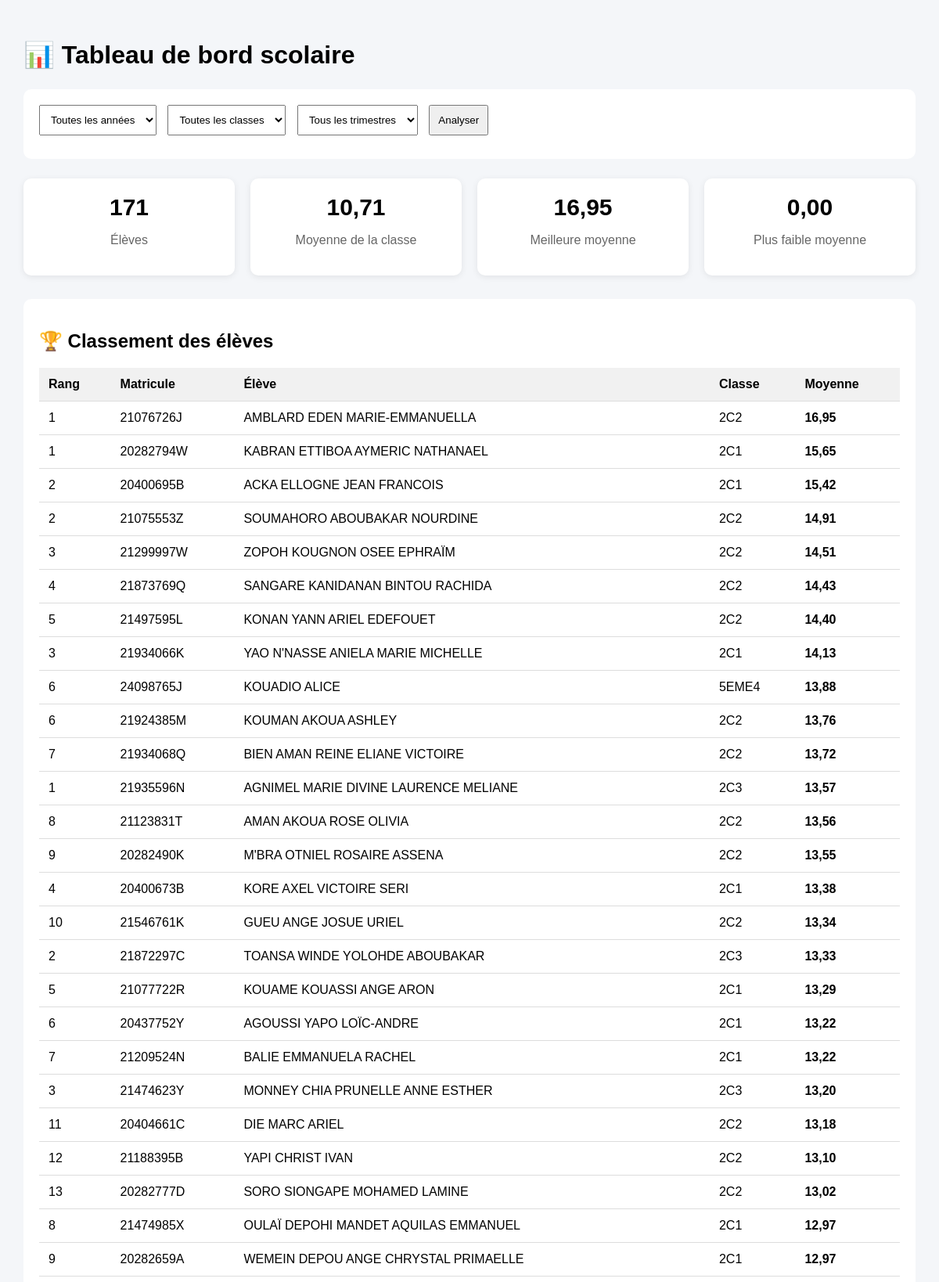
/dashboard/ (upper part), run on the app's committed database.
### analyse/models.py (models this page shows, shortened)
class Resultat(models.Model):
    TRIMESTRE_CHOICES = [
        ("T1", "Trimestre 1"),
        ("T2", "Trimestre 2"),
        ("T3", "Trimestre 3"),
    ]
    eleve = models.ForeignKey(
        Eleve,
        on_delete=models.CASCADE,
        related_name="resultats"
    )
    annee_scolaire = models.ForeignKey(
        AnneeScolaire,
        on_delete=models.CASCADE,
        related_name="resultats"
    )
    classe = models.ForeignKey(
        Classe,
        on_delete=models.CASCADE,
        related_name="resultats"
    )
    trimestre = models.CharField(
        max_length=2,
        choices=TRIMESTRE_CHOICES
    )
    composition_francaise = models.DecimalField(
        max_digits=5,
        decimal_places=2,
        null=True,
        blank=True
    )
    orthographe_grammaire = models.DecimalField(
        max_digits=5,
        decimal_places=2,
        null=True,
        blank=True
    )
    expression_orale = models.DecimalField(
        max_digits=5,
        decimal_places=2,
        null=True,
        blank=True
    )
    hist_geo = models.DecimalField(
        max_digits=5,
        decimal_places=2,
        null=True,
        blank=True
    )
    espagnol = models.DecimalField(
        max_digits=5,
        decimal_places=2,
        null=True,
        blank=True
    )
    allemand = models.DecimalField(
        max_digits=5,
        decimal_places=2,
        null=True,
        blank=True
    )
    anglais = models.DecimalField(
        max_digits=5,
        decimal_places=2,
        null=True,
        blank=True
    )
    francais = models.DecimalField(
        max_digits=5,
        decimal_places=2,
        null=True,
        blank=True
    )
    conduite = models.DecimalField(
        max_digits=5,
        decimal_places=2,
        null=True,
        blank=True
    )
    edhc = models.DecimalField(
        max_digits=5,
        decimal_places=2,
        null=True,
        blank=True
    )
    eps = models.DecimalField(
        max_digits=5,
        decimal_places=2,
        null=True,
        blank=True
    )
    svt = models.DecimalField(
        max_digits=5,
        decimal_places=2,
        null=True,
        blank=True
    )
    physiques_chimie = models.DecimalField(
        max_digits=5,
        decimal_places=2,
        null=True,
        blank=True
    )
    mathematiques = models.DecimalField(
        max_digits=5,
        decimal_places=2,
        null=True,
        blank=True
    )
    philosophie = models.DecimalField(
        max_digits=5,
        decimal_places=2,
        null=True,
        blank=True
    )
    moyenne_trimestrielle = models.DecimalField(
        max_digits=5,
        decimal_places=2,
        null=True,
        blank=True
    )
    rang = models.PositiveIntegerField(
        null=True,
        blank=True
    )
    class Meta:
        constraints = [
            models.UniqueConstraint(
                fields=[
                    "eleve",
                    "annee_scolaire",
                    "trimestre"
                ],
                name="resultat_unique_par_trimestre"
            )
        ]

class Eleve(models.Model):
    GENRE_CHOICES = [
        ("M", "Masculin"),
        ("F", "Féminin"),
    ]
    matricule = models.CharField(
        max_length=50,
        unique=True
    )
    nom = models.CharField(max_length=100)
    prenoms = models.CharField(max_length=150)
    genre = models.CharField(
        max_length=1,
        choices=GENRE_CHOICES,
        blank=True
    )
    date_naissance = models.DateField(
        null=True,
        blank=True
    )
    nationalite = models.CharField(
        max_length=100,
        blank=True
    )
    redoublant = models.BooleanField(
        default=False
    )
    statut = models.CharField(
        max_length=100,
        blank=True
    )

class Classe(models.Model):
    nom = models.CharField(max_length=100)
    niveau = models.CharField(max_length=100, blank=True)

### analyse/views.py (the view)
def dashboard(request):
    annee_id = request.GET.get("annee")
    classe_id = request.GET.get("classe")
    trimestre = request.GET.get("trimestre")
    annees = AnneeScolaire.objects.all().order_by("-nom")
    classes = Classe.objects.all().order_by("nom")
    resultats = Resultat.objects.select_related(
        "eleve",
        "annee_scolaire",
        "classe"
    )
    if annee_id:
        resultats = resultats.filter(
            annee_scolaire_id=annee_id
        )
    if classe_id:
        resultats = resultats.filter(
            classe_id=classe_id
        )
    if trimestre:
        resultats = resultats.filter(
            trimestre=trimestre
        )
    statistiques = resultats.aggregate(
        nombre_eleves=Count("id"),
        moyenne_classe=Avg("moyenne_trimestrielle"),
        meilleure_moyenne=Max("moyenne_trimestrielle"),
        plus_faible_moyenne=Min("moyenne_trimestrielle"),
    )
    classement = resultats.order_by(
        "-moyenne_trimestrielle"
    )
    context = {
        "annees": annees,
        "classes": classes,
        "resultats": resultats,
        "classement": classement,
        "statistiques": statistiques,
        "annee_selectionnee": annee_id,
        "classe_selectionnee": classe_id,
        "trimestre_selectionne": trimestre,
    }
    return render(
        request,
        "analyse/dashboard.html",
        context
    )

### analyse/templates/analyse/dashboard.html (shortened to what this page needs)
<!DOCTYPE html>
<html lang="fr">
<head>
</head>
<body>
<h1>📊 Tableau de bord scolaire</h1>
<div class="filtres">
    <form method="GET">
        <select name="annee">
            <option value="">
                Toutes les années
            </option>
        </select>
        <select name="classe">
            <option value="">
                Toutes les classes
            </option>
        </select>
        <select name="trimestre">
            <option value="">
                Tous les trimestres
            </option>
        </select>
        <button type="submit">
            Analyser
        </button>
    </form>
</div>
<div class="cards">
    <div class="card">
        <h2>
            {{ statistiques.nombre_eleves|default:0 }}
        </h2>
        <p>
            Élèves
        </p>
    </div>
    <div class="card">
        <h2>
            {{ statistiques.moyenne_classe|floatformat:2|default:"0.00" }}
        </h2>
        <p>
            Moyenne de la classe
        </p>
    </div>
    <div class="card">
        <h2>
            {{ statistiques.meilleure_moyenne|floatformat:2|default:"0.00" }}
        </h2>
        <p>
            Meilleure moyenne
        </p>
    </div>
    <div class="card">
        <h2>
            {{ statistiques.plus_faible_moyenne|floatformat:2|default:"0.00" }}
        </h2>
        <p>
            Plus faible moyenne
        </p>
    </div>
</div>
<div class="table-container">
    <h2>
        🏆 Classement des élèves
    </h2>
    <table>
        <thead>
            <tr>
                <th>
                    Rang
                </th>
                <th>
                    Matricule
                </th>
                <th>
                    Élève
                </th>
                <th>
                    Classe
                </th>
                <th>
                    Moyenne
                </th>
            </tr>
        </thead>
        <tbody>
            {% for resultat in classement %}
                <tr>
                    <td>
                        {{ resultat.rang|default:"-" }}
                    </td>
                    <td>
                        {{ resultat.eleve.matricule }}
                    </td>
                    <td>
                        {{ resultat.eleve.nom }}
                        {{ resultat.eleve.prenoms }}
                    </td>
                    <td>
                        {{ resultat.classe.nom }}
                    </td>
                    <td>
                        <strong>
                            {{ resultat.moyenne_trimestrielle }}
                        </strong>
                    </td>
                </tr>
            {% empty %}
                <tr>
                    <td colspan="5">
                        Aucun résultat trouvé.
                    </td>
                </tr>
            {% endfor %}
        </tbody>
    </table>
</div>
</body>
</html>

### analyse/templates/analyse/dashboard.html (style rules this page uses)
body { font-family: Arial, sans-serif; background: #f4f6f9; margin: 0; padding: 30px; }
h1 { margin-bottom: 25px; }
.filtres { background: white; padding: 20px; border-radius: 10px; margin-bottom: 25px; }
.filtres select, .filtres button { padding: 10px; margin-right: 10px; margin-bottom: 10px; }
.cards { display: grid; grid-template-columns: repeat(4, 1fr); gap: 20px; margin-bottom: 30px; }
.card { background: white; padding: 20px; border-radius: 10px; text-align: center; box-shadow: 0 2px 8px rgba(0,0,0,0.08); }
.card h2 { margin: 0; font-size: 30px; }
.card p { color: #666; }
.table-container { background: white; padding: 20px; border-radius: 10px; }
table { width: 100%; border-collapse: collapse; }
th, td { padding: 12px; border-bottom: 1px solid #ddd; text-align: left; }
th { background: #f1f1f1; }

### data on the page
Resultat: rang "1", eleve.matricule "21076726J", eleve.nom "AMBLARD", eleve.prenoms "EDEN MARIE-EMMANUELLA", classe.nom "2C2", moyenne_trimestrielle "16,95"
Resultat: rang "1", eleve.matricule "20282794W", eleve.nom "KABRAN", eleve.prenoms "ETTIBOA AYMERIC NATHANAEL", classe.nom "2C1", moyenne_trimestrielle "15,65"
Resultat: rang "2", eleve.matricule "20400695B", eleve.nom "ACKA", eleve.prenoms "ELLOGNE JEAN FRANCOIS", classe.nom "2C1", moyenne_trimestrielle "15,42"
Resultat: rang "2", eleve.matricule "21075553Z", eleve.nom "SOUMAHORO", eleve.prenoms "ABOUBAKAR NOURDINE", classe.nom "2C2", moyenne_trimestrielle "14,91"
Resultat: rang "3", eleve.matricule "21299997W", eleve.nom "ZOPOH", eleve.prenoms "KOUGNON OSEE EPHRAÏM", classe.nom "2C2", moyenne_trimestrielle "14,51"
Resultat: rang "4", eleve.matricule "21873769Q", eleve.nom "SANGARE", eleve.prenoms "KANIDANAN BINTOU RACHIDA", classe.nom "2C2", moyenne_trimestrielle "14,43"
Resultat: rang "5", eleve.matricule "21497595L", eleve.nom "KONAN", eleve.prenoms "YANN ARIEL EDEFOUET", classe.nom "2C2", moyenne_trimestrielle "14,40"
Resultat: rang "3", eleve.matricule "21934066K", eleve.nom "YAO", eleve.prenoms "N'NASSE ANIELA MARIE MICHELLE", classe.nom "2C1", moyenne_trimestrielle "14,13"
Resultat: rang "6", eleve.matricule "24098765J", eleve.nom "KOUADIO", eleve.prenoms "ALICE", classe.nom "5EME4", moyenne_trimestrielle "13,88"
Resultat: rang "6", eleve.matricule "21924385M", eleve.nom "KOUMAN", eleve.prenoms "AKOUA ASHLEY", classe.nom "2C2", moyenne_trimestrielle "13,76"
Resultat: rang "7", eleve.matricule "21934068Q", eleve.nom "BIEN", eleve.prenoms "AMAN REINE ELIANE VICTOIRE", classe.nom "2C2", moyenne_trimestrielle "13,72"
Resultat: rang "1", eleve.matricule "21935596N", eleve.nom "AGNIMEL", eleve.prenoms "MARIE DIVINE LAURENCE MELIANE", classe.nom "2C3", moyenne_trimestrielle "13,57"
Resultat: rang "8", eleve.matricule "21123831T", eleve.nom "AMAN", eleve.prenoms "AKOUA ROSE OLIVIA", classe.nom "2C2", moyenne_trimestrielle "13,56"
Resultat: rang "9", eleve.matricule "20282490K", eleve.nom "M'BRA", eleve.prenoms "OTNIEL ROSAIRE ASSENA", classe.nom "2C2", moyenne_trimestrielle "13,55"
Resultat: rang "4", eleve.matricule "20400673B", eleve.nom "KORE", eleve.prenoms "AXEL VICTOIRE SERI", classe.nom "2C1", moyenne_trimestrielle "13,38"
Resultat: rang "10", eleve.matricule "21546761K", eleve.nom "GUEU", eleve.prenoms "ANGE JOSUE URIEL", classe.nom "2C2", moyenne_trimestrielle "13,34"
Resultat: rang "2", eleve.matricule "21872297C", eleve.nom "TOANSA", eleve.prenoms "WINDE YOLOHDE ABOUBAKAR", classe.nom "2C3", moyenne_trimestrielle "13,33"
Resultat: rang "5", eleve.matricule "21077722R", eleve.nom "KOUAME", eleve.prenoms "KOUASSI ANGE ARON", classe.nom "2C1", moyenne_trimestrielle "13,29"
Resultat: rang "6", eleve.matricule "20437752Y", eleve.nom "AGOUSSI", eleve.prenoms "YAPO LOÏC-ANDRE", classe.nom "2C1", moyenne_trimestrielle "13,22"
Resultat: rang "7", eleve.matricule "21209524N", eleve.nom "BALIE", eleve.prenoms "EMMANUELA RACHEL", classe.nom "2C1", moyenne_trimestrielle "13,22"
Resultat: rang "3", eleve.matricule "21474623Y", eleve.nom "MONNEY", eleve.prenoms "CHIA PRUNELLE ANNE ESTHER", classe.nom "2C3", moyenne_trimestrielle "13,20"
Resultat: rang "11", eleve.matricule "20404661C", eleve.nom "DIE", eleve.prenoms "MARC ARIEL", classe.nom "2C2", moyenne_trimestrielle "13,18"
Resultat: rang "12", eleve.matricule "21188395B", eleve.nom "YAPI", eleve.prenoms "CHRIST IVAN", classe.nom "2C2", moyenne_trimestrielle "13,10"
Resultat: rang "13", eleve.matricule "20282777D", eleve.nom "SORO", eleve.prenoms "SIONGAPE MOHAMED LAMINE", classe.nom "2C2", moyenne_trimestrielle "13,02"
Resultat: rang "8", eleve.matricule "21474985X", eleve.nom "OULAÏ", eleve.prenoms "DEPOHI MANDET AQUILAS EMMANUEL", classe.nom "2C1", moyenne_trimestrielle "12,97"
Resultat: rang "9", eleve.matricule "20282659A", eleve.nom "WEMEIN", eleve.prenoms "DEPOU ANGE CHRYSTAL PRIMAELLE", classe.nom "2C1", moyenne_trimestrielle "12,97"

### other printed values
{{ statistiques.nombre_eleves|default:0 }} "171"
{{ statistiques.moyenne_classe|floatformat:2|default:"0.00" }} "10,71"
{{ statistiques.meilleure_moyenne|floatformat:2|default:"0.00" }} "16,95"
{{ statistiques.plus_faible_moyenne|floatformat:2|default:"0.00" }} "0,00"
